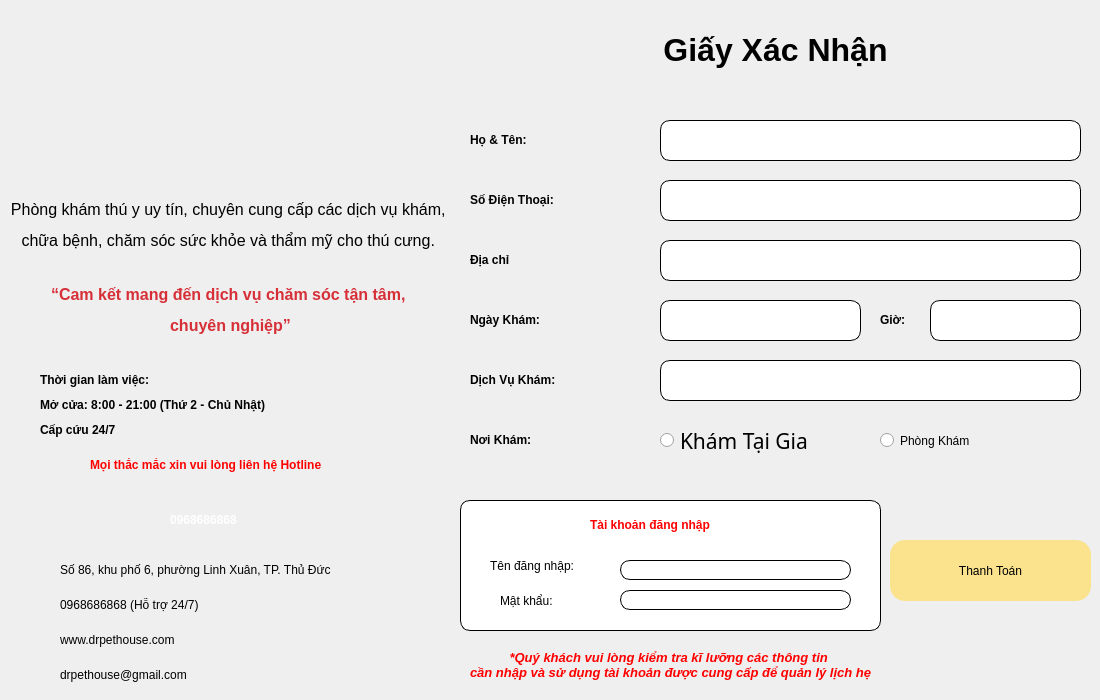
<?xml version="1.0" encoding="UTF-8"?>
<ui version="4.0">
 <class>MainWindow</class>
 <widget class="QMainWindow" name="MainWindow">
  <property name="geometry">
   <rect>
    <x>0</x>
    <y>0</y>
    <width>1100</width>
    <height>700</height>
   </rect>
  </property>
  <property name="windowTitle">
   <string>MainWindow</string>
  </property>
  <property name="windowIcon">
   <iconset>
    <normaloff>../../../../../.designer/backup/logo.png</normaloff>../../../../../.designer/backup/logo.png</iconset>
  </property>
  <property name="styleSheet">
   <string notr="true"/>
  </property>
  <widget class="QWidget" name="centralwidget">
   <widget class="QLabel" name="label">
    <property name="geometry">
     <rect>
      <x>0</x>
      <y>0</y>
      <width>1100</width>
      <height>700</height>
     </rect>
    </property>
    <property name="text">
     <string/>
    </property>
    <property name="pixmap">
     <pixmap>../../Images/Images_PhieuXacNhan/gxn.png</pixmap>
    </property>
   </widget>
   <widget class="QLabel" name="label_26">
    <property name="geometry">
     <rect>
      <x>470</x>
      <y>640</y>
      <width>401</width>
      <height>51</height>
     </rect>
    </property>
    <property name="styleSheet">
     <string notr="true">font: 12pt &quot;Sitka Display&quot;;
color: rgb(255, 0, 0);</string>
    </property>
    <property name="text">
     <string>&lt;!DOCTYPE HTML PUBLIC &quot;-//W3C//DTD HTML 4.0//EN&quot; &quot;http://www.w3.org/TR/REC-html40/strict.dtd&quot;&gt;
&lt;html&gt;&lt;head&gt;&lt;meta name=&quot;qrichtext&quot; content=&quot;1&quot; /&gt;&lt;style type=&quot;text/css&quot;&gt;
p, li { white-space: pre-wrap; }
&lt;/style&gt;&lt;/head&gt;&lt;body style=&quot; font-family:'Sitka Display'; font-size:12pt; font-weight:400; font-style:normal;&quot;&gt;
&lt;p align=&quot;center&quot; style=&quot; margin-top:0px; margin-bottom:0px; margin-left:0px; margin-right:0px; -qt-block-indent:0; text-indent:0px;&quot;&gt;&lt;span style=&quot; font-size:10pt; font-weight:696; font-style:italic; color:#ff0000;&quot;&gt;*Quý khách vui lòng kiểm tra kĩ lưỡng các thông tin &lt;/span&gt;&lt;/p&gt;
&lt;p align=&quot;center&quot; style=&quot; margin-top:0px; margin-bottom:0px; margin-left:0px; margin-right:0px; -qt-block-indent:0; text-indent:0px;&quot;&gt;&lt;span style=&quot; font-size:10pt; font-weight:696; font-style:italic; color:#ff0000;&quot;&gt;cần nhập và sử dụng tài khoản được cung cấp để quản lý lịch hẹn.&lt;/span&gt;&lt;/p&gt;&lt;/body&gt;&lt;/html&gt;</string>
    </property>
   </widget>
   <widget class="QPushButton" name="pushButtonThanhToan">
    <property name="geometry">
     <rect>
      <x>890</x>
      <y>540</y>
      <width>201</width>
      <height>61</height>
     </rect>
    </property>
    <property name="styleSheet">
     <string notr="true">QPushButton {
    background-color: #fae38c;
    border-radius: 15px;
    color: black;
    padding: 5px 10px;
    font: 14pt &quot;Sitka Display&quot;;
	border: none;
}

QPushButton:hover {
    background-color: #eeba4a;
}

QPushButton:pressed {
    background-color:  #eeba4a; 
}
</string>
    </property>
    <property name="text">
     <string>Thanh Toán</string>
    </property>
    <property name="icon">
     <iconset>
      <normaloff>../../Images/Images_PhieuXacNhan/thanhtoan.ico</normaloff>../../Images/Images_PhieuXacNhan/thanhtoan.ico</iconset>
    </property>
    <property name="iconSize">
     <size>
      <width>50</width>
      <height>50</height>
     </size>
    </property>
   </widget>
   <widget class="QGroupBox" name="groupBox">
    <property name="geometry">
     <rect>
      <x>460</x>
      <y>500</y>
      <width>421</width>
      <height>131</height>
     </rect>
    </property>
    <property name="styleSheet">
     <string notr="true">background-color: rgb(170, 255, 255,180);
background-color: rgb(255, 255, 255);
border-radius: 10px;
border: 1px solid black;</string>
    </property>
    <property name="title">
     <string/>
    </property>
    <widget class="QLabel" name="label_15">
     <property name="geometry">
      <rect>
       <x>40</x>
       <y>80</y>
       <width>91</width>
       <height>41</height>
      </rect>
     </property>
     <property name="styleSheet">
      <string notr="true">font: 75 12pt &quot;Sitka Display&quot;;
color: rgb(0, 0, 0);
border: 0px solid black;</string>
     </property>
     <property name="text">
      <string>Mật khẩu:</string>
     </property>
    </widget>
    <widget class="QLabel" name="label_14">
     <property name="geometry">
      <rect>
       <x>30</x>
       <y>50</y>
       <width>131</width>
       <height>31</height>
      </rect>
     </property>
     <property name="styleSheet">
      <string notr="true">font: 75 12pt &quot;Sitka Display&quot;;
color: rgb(0, 0, 0);
border: 0px solid black;</string>
     </property>
     <property name="text">
      <string>Tên đăng nhập: </string>
     </property>
    </widget>
    <widget class="QLabel" name="label_13">
     <property name="geometry">
      <rect>
       <x>130</x>
       <y>10</y>
       <width>181</width>
       <height>31</height>
      </rect>
     </property>
     <property name="styleSheet">
      <string notr="true">font: 75 12pt &quot;Sitka Display&quot;;
color: rgb(255, 0, 0);

border: 0px solid black;</string>
     </property>
     <property name="text">
      <string>&lt;html&gt;&lt;head/&gt;&lt;body&gt;&lt;p&gt;&lt;span style=&quot; font-weight:600;&quot;&gt;Tài khoản đăng nhập&lt;/span&gt;&lt;/p&gt;&lt;/body&gt;&lt;/html&gt;</string>
     </property>
    </widget>
    <widget class="QLineEdit" name="lineEditTenDangNhap">
     <property name="geometry">
      <rect>
       <x>160</x>
       <y>60</y>
       <width>231</width>
       <height>20</height>
      </rect>
     </property>
     <property name="font">
      <font>
       <family>Sitka Display</family>
       <pointsize>14</pointsize>
       <weight>9</weight>
       <italic>false</italic>
       <bold>false</bold>
      </font>
     </property>
     <property name="styleSheet">
      <string notr="true">color: rgb(0, 0, 0);
font: 75 14pt &quot;Sitka Display&quot;;
border-radius: 10px;
border: 1px solid black;
background-color: rgb(255, 255, 255);</string>
     </property>
     <property name="text">
      <string/>
     </property>
     <property name="readOnly">
      <bool>true</bool>
     </property>
    </widget>
    <widget class="QLineEdit" name="lineEditMatKhau">
     <property name="geometry">
      <rect>
       <x>160</x>
       <y>90</y>
       <width>231</width>
       <height>20</height>
      </rect>
     </property>
     <property name="font">
      <font>
       <family>Sitka Display</family>
       <pointsize>14</pointsize>
       <weight>9</weight>
       <italic>false</italic>
       <bold>false</bold>
      </font>
     </property>
     <property name="styleSheet">
      <string notr="true">color: rgb(0, 0, 0);
font: 75 14pt &quot;Sitka Display&quot;;
border-radius: 10px;
border: 1px solid black;
background-color: rgb(255, 255, 255);</string>
     </property>
     <property name="text">
      <string/>
     </property>
     <property name="readOnly">
      <bool>true</bool>
     </property>
    </widget>
   </widget>
   <widget class="QGroupBox" name="groupBox_2">
    <property name="geometry">
     <rect>
      <x>450</x>
      <y>30</y>
      <width>651</width>
      <height>491</height>
     </rect>
    </property>
    <property name="styleSheet">
     <string notr="true">color: rgb(0, 0, 0);
font: 75 16pt &quot;Sitka Display&quot;;
border-radius: 10px;
border: 0px solid black;</string>
    </property>
    <property name="title">
     <string/>
    </property>
    <widget class="QLineEdit" name="lineEditSoDienThoai">
     <property name="geometry">
      <rect>
       <x>210</x>
       <y>150</y>
       <width>421</width>
       <height>41</height>
      </rect>
     </property>
     <property name="styleSheet">
      <string notr="true">color: rgb(0, 0, 0);
font: 75 16pt &quot;Sitka Display&quot;;
border-radius: 10px;
border: 1px solid black;
background-color: rgb(255, 255, 255);</string>
     </property>
     <property name="readOnly">
      <bool>true</bool>
     </property>
    </widget>
    <widget class="QLineEdit" name="lineEditDichVuKham">
     <property name="geometry">
      <rect>
       <x>210</x>
       <y>330</y>
       <width>421</width>
       <height>41</height>
      </rect>
     </property>
     <property name="styleSheet">
      <string notr="true">color: rgb(0, 0, 0);
font: 75 16pt &quot;Sitka Display&quot;;
border-radius: 10px;
border: 1px solid black;
background-color: rgb(255, 255, 255);</string>
     </property>
     <property name="readOnly">
      <bool>true</bool>
     </property>
    </widget>
    <widget class="QLabel" name="label_9">
     <property name="geometry">
      <rect>
       <x>20</x>
       <y>390</y>
       <width>181</width>
       <height>41</height>
      </rect>
     </property>
     <property name="styleSheet">
      <string notr="true">color: rgb(0, 0, 0);
font: 75 16pt &quot;Sitka Display&quot;;</string>
     </property>
     <property name="text">
      <string>&lt;html&gt;&lt;head/&gt;&lt;body&gt;&lt;p&gt;&lt;span style=&quot; font-weight:600;&quot;&gt;Nơi Khám:&lt;/span&gt;&lt;/p&gt;&lt;/body&gt;&lt;/html&gt;</string>
     </property>
    </widget>
    <widget class="QLabel" name="label_5">
     <property name="geometry">
      <rect>
       <x>20</x>
       <y>270</y>
       <width>161</width>
       <height>41</height>
      </rect>
     </property>
     <property name="styleSheet">
      <string notr="true">color: rgb(0, 0, 0);
font: 75 16pt &quot;Sitka Display&quot;;</string>
     </property>
     <property name="text">
      <string>&lt;html&gt;&lt;head/&gt;&lt;body&gt;&lt;p&gt;&lt;span style=&quot; font-weight:600;&quot;&gt;Ngày Khám:&lt;/span&gt;&lt;/p&gt;&lt;/body&gt;&lt;/html&gt;</string>
     </property>
    </widget>
    <widget class="QLabel" name="label_7">
     <property name="geometry">
      <rect>
       <x>20</x>
       <y>330</y>
       <width>171</width>
       <height>41</height>
      </rect>
     </property>
     <property name="styleSheet">
      <string notr="true">color: rgb(0, 0, 0);
font: 75 16pt &quot;Sitka Display&quot;;</string>
     </property>
     <property name="text">
      <string>&lt;html&gt;&lt;head/&gt;&lt;body&gt;&lt;p&gt;&lt;span style=&quot; font-weight:600;&quot;&gt;Dịch Vụ Khám:&lt;/span&gt;&lt;/p&gt;&lt;/body&gt;&lt;/html&gt;</string>
     </property>
    </widget>
    <widget class="QLabel" name="label_3">
     <property name="geometry">
      <rect>
       <x>20</x>
       <y>150</y>
       <width>171</width>
       <height>41</height>
      </rect>
     </property>
     <property name="styleSheet">
      <string notr="true">color: rgb(0, 0, 0);
font: 75 16pt &quot;Sitka Display&quot;;</string>
     </property>
     <property name="text">
      <string>&lt;html&gt;&lt;head/&gt;&lt;body&gt;&lt;p&gt;&lt;span style=&quot; font-weight:600;&quot;&gt;Số Điện Thoại:&lt;/span&gt;&lt;/p&gt;&lt;/body&gt;&lt;/html&gt;</string>
     </property>
    </widget>
    <widget class="QRadioButton" name="radioButtonKhamTaiGia">
     <property name="geometry">
      <rect>
       <x>210</x>
       <y>390</y>
       <width>181</width>
       <height>41</height>
      </rect>
     </property>
     <property name="font">
      <font>
       <family>Sitka Display</family>
       <pointsize>16</pointsize>
       <weight>9</weight>
       <italic>false</italic>
       <bold>false</bold>
      </font>
     </property>
     <property name="whatsThis">
      <string>&lt;html&gt;&lt;head/&gt;&lt;body&gt;&lt;p&gt;&lt;span style=&quot; font-weight:600;&quot;&gt;Khám Tại Gia&lt;/span&gt;&lt;/p&gt;&lt;/body&gt;&lt;/html&gt;</string>
     </property>
     <property name="styleSheet">
      <string notr="true">color: rgb(0, 0, 0);
font: 75 16pt &quot;Sitka Display&quot;;</string>
     </property>
     <property name="text">
      <string>Khám Tại Gia</string>
     </property>
     <property name="checkable">
      <bool>true</bool>
     </property>
     <property name="checked">
      <bool>false</bool>
     </property>
    </widget>
    <widget class="QLabel" name="label_6">
     <property name="geometry">
      <rect>
       <x>430</x>
       <y>270</y>
       <width>61</width>
       <height>41</height>
      </rect>
     </property>
     <property name="styleSheet">
      <string notr="true">color: rgb(0, 0, 0);
font: 75 16pt &quot;Sitka Display&quot;;</string>
     </property>
     <property name="text">
      <string>&lt;html&gt;&lt;head/&gt;&lt;body&gt;&lt;p&gt;&lt;span style=&quot; font-weight:600;&quot;&gt;Giờ:&lt;/span&gt;&lt;/p&gt;&lt;/body&gt;&lt;/html&gt;</string>
     </property>
    </widget>
    <widget class="QLineEdit" name="lineEditDiachi">
     <property name="geometry">
      <rect>
       <x>210</x>
       <y>210</y>
       <width>421</width>
       <height>41</height>
      </rect>
     </property>
     <property name="styleSheet">
      <string notr="true">color: rgb(0, 0, 0);
font: 75 16pt &quot;Sitka Display&quot;;
border-radius: 10px;
border: 1px solid black;
background-color: rgb(255, 255, 255);</string>
     </property>
     <property name="readOnly">
      <bool>true</bool>
     </property>
    </widget>
    <widget class="QLineEdit" name="lineEditHovaTen">
     <property name="geometry">
      <rect>
       <x>210</x>
       <y>90</y>
       <width>421</width>
       <height>41</height>
      </rect>
     </property>
     <property name="styleSheet">
      <string notr="true">color: rgb(0, 0, 0);
font: 75 16pt &quot;Sitka Display&quot;;
border-radius: 10px;
border: 1px solid black;
background-color: rgb(255, 255, 255);</string>
     </property>
     <property name="readOnly">
      <bool>true</bool>
     </property>
    </widget>
    <widget class="QLabel" name="label_4">
     <property name="geometry">
      <rect>
       <x>20</x>
       <y>210</y>
       <width>161</width>
       <height>41</height>
      </rect>
     </property>
     <property name="styleSheet">
      <string notr="true">color: rgb(0, 0, 0);
font: 75 16pt &quot;Sitka Display&quot;;</string>
     </property>
     <property name="text">
      <string>&lt;html&gt;&lt;head/&gt;&lt;body&gt;&lt;p&gt;&lt;span style=&quot; font-weight:600;&quot;&gt;Địa chỉ&lt;/span&gt;&lt;/p&gt;&lt;/body&gt;&lt;/html&gt;</string>
     </property>
    </widget>
    <widget class="QLabel" name="label_2">
     <property name="geometry">
      <rect>
       <x>20</x>
       <y>90</y>
       <width>161</width>
       <height>41</height>
      </rect>
     </property>
     <property name="styleSheet">
      <string notr="true">color: rgb(0, 0, 0);
font: 75 16pt &quot;Sitka Display&quot;;</string>
     </property>
     <property name="text">
      <string>&lt;html&gt;&lt;head/&gt;&lt;body&gt;&lt;p&gt;&lt;span style=&quot; font-weight:600;&quot;&gt;Họ &amp;amp; Tên:&lt;/span&gt;&lt;/p&gt;&lt;/body&gt;&lt;/html&gt;</string>
     </property>
    </widget>
    <widget class="QRadioButton" name="radioButtonPhongKham">
     <property name="geometry">
      <rect>
       <x>430</x>
       <y>390</y>
       <width>181</width>
       <height>41</height>
      </rect>
     </property>
     <property name="styleSheet">
      <string notr="true">color: rgb(0, 0, 0);
font: 75 16pt &quot;Sitka Display&quot;;</string>
     </property>
     <property name="text">
      <string>Phòng Khám</string>
     </property>
     <property name="checkable">
      <bool>true</bool>
     </property>
     <property name="checked">
      <bool>false</bool>
     </property>
    </widget>
    <widget class="QLabel" name="label_10">
     <property name="geometry">
      <rect>
       <x>0</x>
       <y>-30</y>
       <width>651</width>
       <height>101</height>
      </rect>
     </property>
     <property name="text">
      <string>&lt;html&gt;&lt;head/&gt;&lt;body&gt;&lt;p align=&quot;center&quot;&gt;&lt;span style=&quot; font-size:24pt; font-weight:600;&quot;&gt;Giấy Xác Nhận&lt;/span&gt;&lt;/p&gt;&lt;/body&gt;&lt;/html&gt;</string>
     </property>
    </widget>
    <widget class="QLineEdit" name="lineEditNgayKham">
     <property name="geometry">
      <rect>
       <x>210</x>
       <y>270</y>
       <width>201</width>
       <height>41</height>
      </rect>
     </property>
     <property name="styleSheet">
      <string notr="true">color: rgb(0, 0, 0);
font: 75 16pt &quot;Sitka Display&quot;;
border-radius: 10px;
border: 1px solid black;
background-color: rgb(255, 255, 255);</string>
     </property>
     <property name="readOnly">
      <bool>true</bool>
     </property>
    </widget>
    <widget class="QLineEdit" name="lineEditGio">
     <property name="geometry">
      <rect>
       <x>480</x>
       <y>270</y>
       <width>151</width>
       <height>41</height>
      </rect>
     </property>
     <property name="styleSheet">
      <string notr="true">color: rgb(0, 0, 0);
font: 75 16pt &quot;Sitka Display&quot;;
border-radius: 10px;
border: 1px solid black;
background-color: rgb(255, 255, 255);</string>
     </property>
     <property name="readOnly">
      <bool>true</bool>
     </property>
    </widget>
   </widget>
   <widget class="QGroupBox" name="groupBox_3">
    <property name="geometry">
     <rect>
      <x>10</x>
      <y>180</y>
      <width>441</width>
      <height>171</height>
     </rect>
    </property>
    <property name="styleSheet">
     <string notr="true">color: rgb(0, 0, 0);
font: 75 14pt &quot;Sitka Display&quot;;
border-radius: 10px;
border: 0px solid black;
</string>
    </property>
    <property name="title">
     <string/>
    </property>
    <widget class="QLabel" name="label_11">
     <property name="geometry">
      <rect>
       <x>0</x>
       <y>10</y>
       <width>441</width>
       <height>71</height>
      </rect>
     </property>
     <property name="text">
      <string>&lt;html&gt;&lt;head/&gt;&lt;body&gt;&lt;p align=&quot;center&quot;&gt;&lt;span style=&quot; font-size:12pt;&quot;&gt;Phòng khám thú y uy tín, chuyên cung cấp các dịch vụ khám, &lt;/span&gt;&lt;/p&gt;&lt;p align=&quot;center&quot;&gt;&lt;span style=&quot; font-size:12pt;&quot;&gt;chữa bệnh, chăm sóc sức khỏe và thẩm mỹ cho thú cưng. &lt;/span&gt;&lt;/p&gt;&lt;/body&gt;&lt;/html&gt;</string>
     </property>
    </widget>
    <widget class="QLabel" name="label_12">
     <property name="geometry">
      <rect>
       <x>20</x>
       <y>90</y>
       <width>401</width>
       <height>81</height>
      </rect>
     </property>
     <property name="text">
      <string>&lt;html&gt;&lt;head/&gt;&lt;body&gt;&lt;p align=&quot;center&quot;&gt;&lt;span style=&quot; font-size:12pt; font-weight:696; color:#d62f37;&quot;&gt;“Cam kết mang đến dịch vụ chăm sóc tận tâm, &lt;/span&gt;&lt;/p&gt;&lt;p align=&quot;center&quot;&gt;&lt;span style=&quot; font-size:12pt; font-weight:696; color:#d62f37;&quot;&gt;chuyên nghiệp”&lt;/span&gt;&lt;/p&gt;&lt;/body&gt;&lt;/html&gt;</string>
     </property>
    </widget>
   </widget>
   <widget class="QGroupBox" name="groupBox_4">
    <property name="geometry">
     <rect>
      <x>30</x>
      <y>360</y>
      <width>401</width>
      <height>331</height>
     </rect>
    </property>
    <property name="styleSheet">
     <string notr="true">color: rgb(0, 0, 0);
font: 75 10pt &quot;Sitka Display&quot;;
border-radius: 10px;
border: 0px solid black;
</string>
    </property>
    <property name="title">
     <string/>
    </property>
    <widget class="QLabel" name="label_18">
     <property name="geometry">
      <rect>
       <x>10</x>
       <y>0</y>
       <width>141</width>
       <height>41</height>
      </rect>
     </property>
     <property name="text">
      <string>&lt;html&gt;&lt;head/&gt;&lt;body&gt;&lt;p&gt;&lt;span style=&quot; font-weight:696; color:#000000;&quot;&gt;Thời gian làm việc:&lt;/span&gt;&lt;/p&gt;&lt;/body&gt;&lt;/html&gt;</string>
     </property>
    </widget>
    <widget class="QLabel" name="label_19">
     <property name="geometry">
      <rect>
       <x>10</x>
       <y>20</y>
       <width>301</width>
       <height>51</height>
      </rect>
     </property>
     <property name="text">
      <string>&lt;html&gt;&lt;head/&gt;&lt;body&gt;&lt;p&gt;&lt;span style=&quot; font-weight:696; color:#000000;&quot;&gt;Mở cửa: 8:00 - 21:00 (Thứ 2 - Chủ Nhật)&lt;/span&gt;&lt;/p&gt;&lt;/body&gt;&lt;/html&gt;</string>
     </property>
    </widget>
    <widget class="QLabel" name="label_20">
     <property name="geometry">
      <rect>
       <x>10</x>
       <y>40</y>
       <width>111</width>
       <height>61</height>
      </rect>
     </property>
     <property name="text">
      <string>&lt;html&gt;&lt;head/&gt;&lt;body&gt;&lt;p&gt;&lt;span style=&quot; font-weight:696; color:#000000;&quot;&gt;Cấp cứu 24/7&lt;/span&gt;&lt;/p&gt;&lt;/body&gt;&lt;/html&gt;</string>
     </property>
    </widget>
    <widget class="QLabel" name="label_21">
     <property name="geometry">
      <rect>
       <x>140</x>
       <y>140</y>
       <width>171</width>
       <height>41</height>
      </rect>
     </property>
     <property name="styleSheet">
      <string notr="true">font: 12pt &quot;MS Shell Dlg 2&quot;;</string>
     </property>
     <property name="text">
      <string>&lt;html&gt;&lt;head/&gt;&lt;body&gt;&lt;p&gt;&lt;span style=&quot; font-weight:600; color:#ffffff;&quot;&gt;0968686868&lt;/span&gt;&lt;/p&gt;&lt;/body&gt;&lt;/html&gt;</string>
     </property>
    </widget>
    <widget class="QLabel" name="label_22">
     <property name="geometry">
      <rect>
       <x>60</x>
       <y>90</y>
       <width>311</width>
       <height>31</height>
      </rect>
     </property>
     <property name="text">
      <string>&lt;html&gt;&lt;head/&gt;&lt;body&gt;&lt;p&gt;&lt;span style=&quot; font-weight:600; color:#ff0000;&quot;&gt;Mọi thắc mắc xin vui lòng liên hệ Hotline&lt;/span&gt;&lt;/p&gt;&lt;/body&gt;&lt;/html&gt;</string>
     </property>
    </widget>
    <widget class="QLabel" name="label_23">
     <property name="geometry">
      <rect>
       <x>30</x>
       <y>190</y>
       <width>361</width>
       <height>41</height>
      </rect>
     </property>
     <property name="text">
      <string>&lt;html&gt;&lt;head/&gt;&lt;body&gt;&lt;p&gt;Số 86, khu phố 6, phường Linh Xuân, TP. Thủ Đức&lt;/p&gt;&lt;/body&gt;&lt;/html&gt;</string>
     </property>
    </widget>
    <widget class="QLabel" name="label_24">
     <property name="geometry">
      <rect>
       <x>30</x>
       <y>260</y>
       <width>171</width>
       <height>41</height>
      </rect>
     </property>
     <property name="text">
      <string>&lt;html&gt;&lt;head/&gt;&lt;body&gt;&lt;p&gt;www.drpethouse.com&lt;/p&gt;&lt;/body&gt;&lt;/html&gt;</string>
     </property>
    </widget>
    <widget class="QLabel" name="label_25">
     <property name="geometry">
      <rect>
       <x>30</x>
       <y>230</y>
       <width>361</width>
       <height>31</height>
      </rect>
     </property>
     <property name="text">
      <string>&lt;html&gt;&lt;head/&gt;&lt;body&gt;&lt;p&gt;0968686868 (Hỗ trợ 24/7) &lt;/p&gt;&lt;/body&gt;&lt;/html&gt;</string>
     </property>
    </widget>
    <widget class="QLabel" name="label_27">
     <property name="geometry">
      <rect>
       <x>30</x>
       <y>300</y>
       <width>171</width>
       <height>31</height>
      </rect>
     </property>
     <property name="text">
      <string>&lt;html&gt;&lt;head/&gt;&lt;body&gt;&lt;p&gt;drpethouse@gmail.com&lt;/p&gt;&lt;/body&gt;&lt;/html&gt;</string>
     </property>
    </widget>
   </widget>
   <widget class="QPushButton" name="pushButton_caution">
    <property name="geometry">
     <rect>
      <x>10</x>
      <y>10</y>
      <width>31</width>
      <height>31</height>
     </rect>
    </property>
    <property name="sizePolicy">
     <sizepolicy hsizetype="Fixed" vsizetype="Fixed">
      <horstretch>0</horstretch>
      <verstretch>0</verstretch>
     </sizepolicy>
    </property>
    <property name="styleSheet">
     <string notr="true">QPushButton {background:transparent;
border:None}
QPushButton:pressed{background-color: rgb(193, 193, 193);}</string>
    </property>
    <property name="text">
     <string/>
    </property>
    <property name="icon">
     <iconset>
      <normaloff>../../Images/Images_DangNhap/ic_back .png</normaloff>../../Images/Images_DangNhap/ic_back .png</iconset>
    </property>
    <property name="iconSize">
     <size>
      <width>32</width>
      <height>32</height>
     </size>
    </property>
   </widget>
  </widget>
 </widget>
 <tabstops>
  <tabstop>lineEditHovaTen</tabstop>
  <tabstop>lineEditSoDienThoai</tabstop>
  <tabstop>lineEditDiachi</tabstop>
  <tabstop>lineEditNgayKham</tabstop>
  <tabstop>lineEditGio</tabstop>
  <tabstop>lineEditDichVuKham</tabstop>
  <tabstop>radioButtonKhamTaiGia</tabstop>
  <tabstop>radioButtonPhongKham</tabstop>
  <tabstop>pushButtonThanhToan</tabstop>
 </tabstops>
 <resources/>
 <connections/>
</ui>
